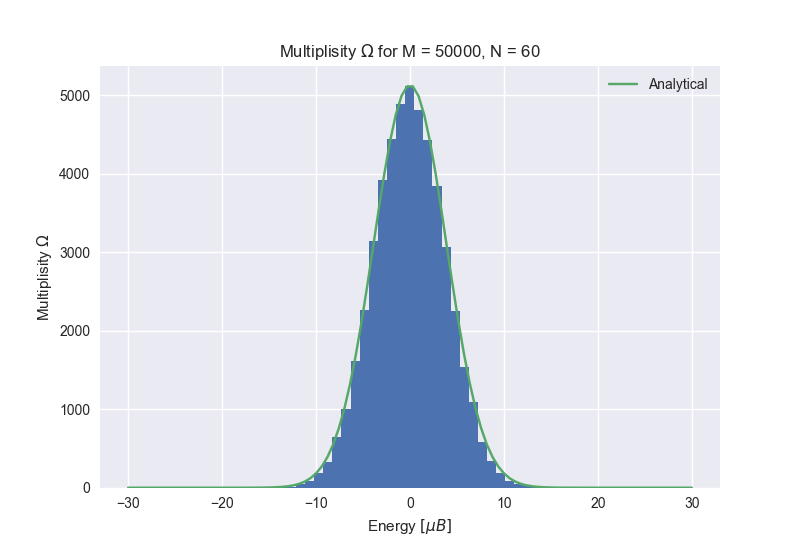

Python code for this plot:
# -*- coding: utf-8 -*-
"""
Created on Mon Sep 11 16:07:13 2017

@author: dulte
"""

import numpy as np
import matplotlib.pyplot as plt
from scipy.special import factorial
import seaborn

M = 50000
N = 60

randomstates = np.random.randint(0,2,(M,N))

microstates = np.where(randomstates==0, -1,randomstates)

energies = -(np.sum(microstates == 1,axis=1) - np.sum(microstates == -1,axis=1))/2.
            
            
def exact(N,s,O_max):
    return O_max*np.exp(-2*s**2/float(N))


omega_max = (factorial(N)/(factorial(N/2.))**2)*(M/2**N)
s = np.linspace(-30,30,100)


plt.hist(energies,33)
plt.plot(s,exact(N,s,omega_max),label="Analytical")
plt.title(r"Multiplisity $\Omega$ " + "for M = %g, N = %g" %(M,N))
plt.xlabel(r"Energy $[\mu B]$")
plt.ylabel(r"Multiplisity $\Omega$")
plt.legend()
plt.show()
